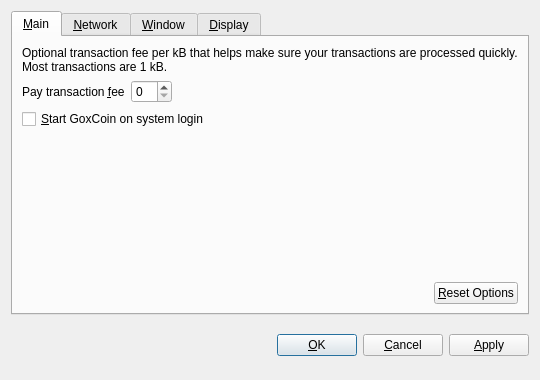
<?xml version="1.0" encoding="UTF-8"?>
<ui version="4.0">
 <class>OptionsDialog</class>
 <widget class="QDialog" name="OptionsDialog">
  <property name="geometry">
   <rect>
    <x>0</x>
    <y>0</y>
    <width>540</width>
    <height>380</height>
   </rect>
  </property>
  <property name="windowTitle">
   <string>Options</string>
  </property>
  <property name="modal">
   <bool>true</bool>
  </property>
  <layout class="QVBoxLayout" name="verticalLayout">
   <item>
    <widget class="QTabWidget" name="tabWidget">
     <property name="tabPosition">
      <enum>QTabWidget::North</enum>
     </property>
     <property name="currentIndex">
      <number>0</number>
     </property>
     <widget class="QWidget" name="tabMain">
      <attribute name="title">
       <string>&amp;Main</string>
      </attribute>
      <layout class="QVBoxLayout" name="verticalLayout_Main">
       <item>
        <widget class="QLabel" name="transactionFeeInfoLabel">
         <property name="text">
          <string>Optional transaction fee per kB that helps make sure your transactions are processed quickly. Most transactions are 1 kB.</string>
         </property>
         <property name="textFormat">
          <enum>Qt::PlainText</enum>
         </property>
         <property name="wordWrap">
          <bool>true</bool>
         </property>
        </widget>
       </item>
       <item>
        <layout class="QHBoxLayout" name="horizontalLayout_1_Main">
         <item>
          <widget class="QLabel" name="transactionFeeLabel">
           <property name="text">
            <string>Pay transaction &amp;fee</string>
           </property>
           <property name="textFormat">
            <enum>Qt::PlainText</enum>
           </property>
           <property name="buddy">
            <cstring>transactionFee</cstring>
           </property>
          </widget>
         </item>
         <item>
          <widget class="BitcoinAmountField" name="transactionFee"/>
         </item>
         <item>
          <spacer name="horizontalSpacer_1_Main">
           <property name="orientation">
            <enum>Qt::Horizontal</enum>
           </property>
           <property name="sizeHint" stdset="0">
            <size>
             <width>40</width>
             <height>20</height>
            </size>
           </property>
          </spacer>
         </item>
        </layout>
       </item>
       <item>
        <widget class="QCheckBox" name="bitcoinAtStartup">
         <property name="toolTip">
          <string>Automatically start GoxCoin after logging in to the system.</string>
         </property>
         <property name="text">
          <string>&amp;Start GoxCoin on system login</string>
         </property>
        </widget>
       </item>
       <item>
        <spacer name="verticalSpacer_Main">
         <property name="orientation">
          <enum>Qt::Vertical</enum>
         </property>
         <property name="sizeHint" stdset="0">
          <size>
           <width>20</width>
           <height>40</height>
          </size>
         </property>
        </spacer>
       </item>
       <item>
        <layout class="QHBoxLayout" name="horizontalLayout_2_Main">
         <item>
          <spacer name="horizontalSpacer_2_Main">
           <property name="orientation">
            <enum>Qt::Horizontal</enum>
           </property>
           <property name="sizeHint" stdset="0">
            <size>
             <width>40</width>
             <height>20</height>
            </size>
           </property>
          </spacer>
         </item>
         <item>
          <widget class="QPushButton" name="resetButton">
           <property name="toolTip">
            <string>Reset all client options to default.</string>
           </property>
           <property name="text">
            <string>&amp;Reset Options</string>
           </property>
           <property name="autoDefault">
            <bool>false</bool>
           </property>
          </widget>
         </item>
        </layout>
       </item>
      </layout>
     </widget>
     <widget class="QWidget" name="tabNetwork">
      <attribute name="title">
       <string>&amp;Network</string>
      </attribute>
      <layout class="QVBoxLayout" name="verticalLayout_Network">
       <item>
        <widget class="QCheckBox" name="mapPortUpnp">
         <property name="toolTip">
          <string>Automatically open the GoxCoin client port on the router. This only works when your router supports UPnP and it is enabled.</string>
         </property>
         <property name="text">
          <string>Map port using &amp;UPnP</string>
         </property>
        </widget>
       </item>
       <item>
        <widget class="QCheckBox" name="connectSocks">
         <property name="toolTip">
          <string>Connect to the GoxCoin network through a SOCKS proxy (e.g. when connecting through Tor).</string>
         </property>
         <property name="text">
          <string>&amp;Connect through SOCKS proxy:</string>
         </property>
        </widget>
       </item>
       <item>
        <layout class="QHBoxLayout" name="horizontalLayout_Network">
         <item>
          <widget class="QLabel" name="proxyIpLabel">
           <property name="text">
            <string>Proxy &amp;IP:</string>
           </property>
           <property name="textFormat">
            <enum>Qt::PlainText</enum>
           </property>
           <property name="buddy">
            <cstring>proxyIp</cstring>
           </property>
          </widget>
         </item>
         <item>
          <widget class="QValidatedLineEdit" name="proxyIp">
           <property name="maximumSize">
            <size>
             <width>140</width>
             <height>16777215</height>
            </size>
           </property>
           <property name="toolTip">
            <string>IP address of the proxy (e.g. 127.0.0.1)</string>
           </property>
          </widget>
         </item>
         <item>
          <widget class="QLabel" name="proxyPortLabel">
           <property name="text">
            <string>&amp;Port:</string>
           </property>
           <property name="textFormat">
            <enum>Qt::PlainText</enum>
           </property>
           <property name="buddy">
            <cstring>proxyPort</cstring>
           </property>
          </widget>
         </item>
         <item>
          <widget class="QLineEdit" name="proxyPort">
           <property name="maximumSize">
            <size>
             <width>55</width>
             <height>16777215</height>
            </size>
           </property>
           <property name="toolTip">
            <string>Port of the proxy (e.g. 9050)</string>
           </property>
          </widget>
         </item>
         <item>
          <widget class="QLabel" name="socksVersionLabel">
           <property name="text">
            <string>SOCKS &amp;Version:</string>
           </property>
           <property name="textFormat">
            <enum>Qt::PlainText</enum>
           </property>
           <property name="buddy">
            <cstring>socksVersion</cstring>
           </property>
          </widget>
         </item>
         <item>
          <widget class="QValueComboBox" name="socksVersion">
           <property name="toolTip">
            <string>SOCKS version of the proxy (e.g. 5)</string>
           </property>
          </widget>
         </item>
         <item>
          <spacer name="horizontalSpacer_Network">
           <property name="orientation">
            <enum>Qt::Horizontal</enum>
           </property>
           <property name="sizeHint" stdset="0">
            <size>
             <width>40</width>
             <height>20</height>
            </size>
           </property>
          </spacer>
         </item>
        </layout>
       </item>
       <item>
        <spacer name="verticalSpacer_Network">
         <property name="orientation">
          <enum>Qt::Vertical</enum>
         </property>
         <property name="sizeHint" stdset="0">
          <size>
           <width>20</width>
           <height>40</height>
          </size>
         </property>
        </spacer>
       </item>
      </layout>
     </widget>
     <widget class="QWidget" name="tabWindow">
      <attribute name="title">
       <string>&amp;Window</string>
      </attribute>
      <layout class="QVBoxLayout" name="verticalLayout_Window">
       <item>
        <widget class="QCheckBox" name="minimizeToTray">
         <property name="toolTip">
          <string>Show only a tray icon after minimizing the window.</string>
         </property>
         <property name="text">
          <string>&amp;Minimize to the tray instead of the taskbar</string>
         </property>
        </widget>
       </item>
       <item>
        <widget class="QCheckBox" name="minimizeOnClose">
         <property name="toolTip">
          <string>Minimize instead of exit the application when the window is closed. When this option is enabled, the application will be closed only after selecting Quit in the menu.</string>
         </property>
         <property name="text">
          <string>M&amp;inimize on close</string>
         </property>
        </widget>
       </item>
       <item>
        <spacer name="verticalSpacer_Window">
         <property name="orientation">
          <enum>Qt::Vertical</enum>
         </property>
         <property name="sizeHint" stdset="0">
          <size>
           <width>20</width>
           <height>40</height>
          </size>
         </property>
        </spacer>
       </item>
      </layout>
     </widget>
     <widget class="QWidget" name="tabDisplay">
      <attribute name="title">
       <string>&amp;Display</string>
      </attribute>
      <layout class="QVBoxLayout" name="verticalLayout_Display">
       <item>
        <layout class="QHBoxLayout" name="horizontalLayout_1_Display">
         <item>
          <widget class="QLabel" name="langLabel">
           <property name="text">
            <string>User Interface &amp;language:</string>
           </property>
           <property name="textFormat">
            <enum>Qt::PlainText</enum>
           </property>
           <property name="buddy">
            <cstring>lang</cstring>
           </property>
          </widget>
         </item>
         <item>
          <widget class="QValueComboBox" name="lang">
           <property name="toolTip">
            <string>The user interface language can be set here. This setting will take effect after restarting GoxCoin.</string>
           </property>
          </widget>
         </item>
        </layout>
       </item>
       <item>
        <layout class="QHBoxLayout" name="horizontalLayout_2_Display">
         <item>
          <widget class="QLabel" name="unitLabel">
           <property name="text">
            <string>&amp;Unit to show amounts in:</string>
           </property>
           <property name="textFormat">
            <enum>Qt::PlainText</enum>
           </property>
           <property name="buddy">
            <cstring>unit</cstring>
           </property>
          </widget>
         </item>
         <item>
          <widget class="QValueComboBox" name="unit">
           <property name="toolTip">
            <string>Choose the default subdivision unit to show in the interface and when sending coins.</string>
           </property>
          </widget>
         </item>
        </layout>
       </item>
       <item>
        <widget class="QCheckBox" name="displayAddresses">
         <property name="toolTip">
          <string>Whether to show GoxCoin addresses in the transaction list or not.</string>
         </property>
         <property name="text">
          <string>&amp;Display addresses in transaction list</string>
         </property>
        </widget>
       </item>
       <item>
        <widget class="QCheckBox" name="coinControlFeatures">
         <property name="toolTip">
          <string>Whether to show coin control features or not.</string>
         </property>
         <property name="text">
          <string>Display coin &amp;control features (experts only!)</string>
         </property>
        </widget>
       </item>
       <item>
        <spacer name="verticalSpacer_Display">
         <property name="orientation">
          <enum>Qt::Vertical</enum>
         </property>
         <property name="sizeHint" stdset="0">
          <size>
           <width>20</width>
           <height>40</height>
          </size>
         </property>
        </spacer>
       </item>
      </layout>
     </widget>
    </widget>
   </item>
   <item>
    <layout class="QHBoxLayout" name="horizontalLayout_Buttons">
     <item>
      <spacer name="horizontalSpacer_1">
       <property name="orientation">
        <enum>Qt::Horizontal</enum>
       </property>
       <property name="sizeHint" stdset="0">
        <size>
         <width>40</width>
         <height>48</height>
        </size>
       </property>
      </spacer>
     </item>
     <item>
      <widget class="QLabel" name="statusLabel">
       <property name="font">
        <font>
         <weight>75</weight>
         <bold>true</bold>
        </font>
       </property>
       <property name="text">
        <string/>
       </property>
       <property name="textFormat">
        <enum>Qt::PlainText</enum>
       </property>
       <property name="wordWrap">
        <bool>true</bool>
       </property>
      </widget>
     </item>
     <item>
      <spacer name="horizontalSpacer_2">
       <property name="orientation">
        <enum>Qt::Horizontal</enum>
       </property>
       <property name="sizeHint" stdset="0">
        <size>
         <width>40</width>
         <height>48</height>
        </size>
       </property>
      </spacer>
     </item>
     <item>
      <widget class="QPushButton" name="okButton">
       <property name="text">
        <string>&amp;OK</string>
       </property>
      </widget>
     </item>
     <item>
      <widget class="QPushButton" name="cancelButton">
       <property name="text">
        <string>&amp;Cancel</string>
       </property>
       <property name="autoDefault">
        <bool>false</bool>
       </property>
      </widget>
     </item>
     <item>
      <widget class="QPushButton" name="applyButton">
       <property name="text">
        <string>&amp;Apply</string>
       </property>
       <property name="autoDefault">
        <bool>false</bool>
       </property>
      </widget>
     </item>
    </layout>
   </item>
  </layout>
 </widget>
 <customwidgets>
  <customwidget>
   <class>BitcoinAmountField</class>
   <extends>QSpinBox</extends>
   <header>bitcoinamountfield.h</header>
  </customwidget>
  <customwidget>
   <class>QValueComboBox</class>
   <extends>QComboBox</extends>
   <header>qvaluecombobox.h</header>
  </customwidget>
  <customwidget>
   <class>QValidatedLineEdit</class>
   <extends>QLineEdit</extends>
   <header>qvalidatedlineedit.h</header>
  </customwidget>
 </customwidgets>
 <resources/>
 <connections/>
</ui>
